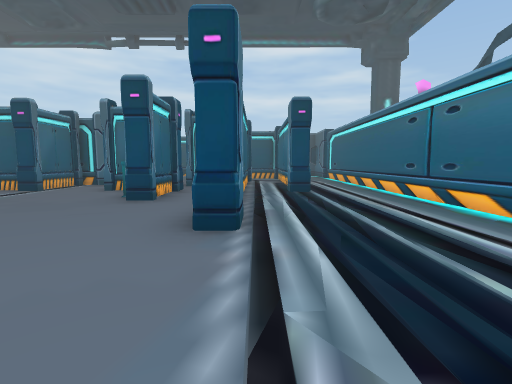
view 1 (above)

21 first-person views from a walk through a Unity game level. The camera is 1.5 m above the floor, tilts 6° down and sees 85° across. The floor is counted in squares, 2 m on a side. Each view is taken from the middle of a square. On the plan, view 1 faces up. The plan holds only what a view shows up to about 10 squares ahead; the rest is blank. The place goes on beyond the plan. The player is left out.

view 2
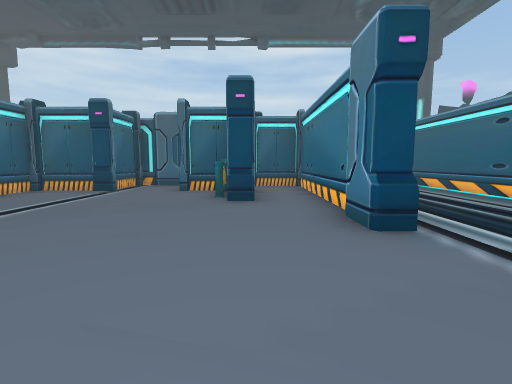

view 3
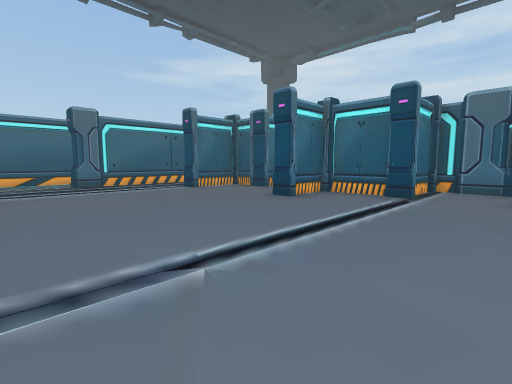

view 4
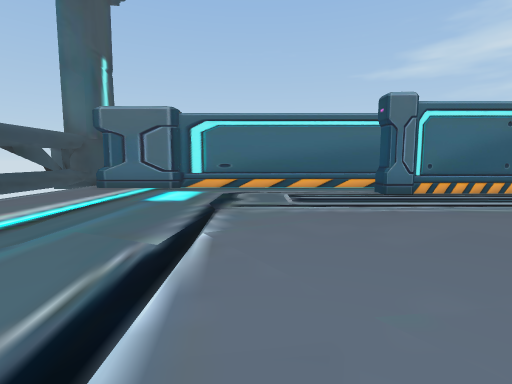

view 5
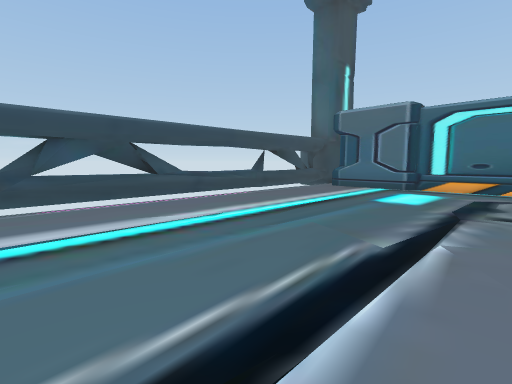

view 6
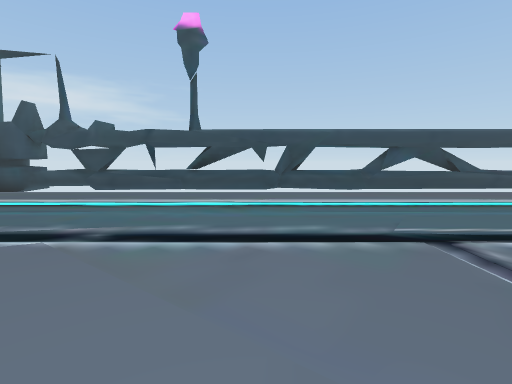

view 7
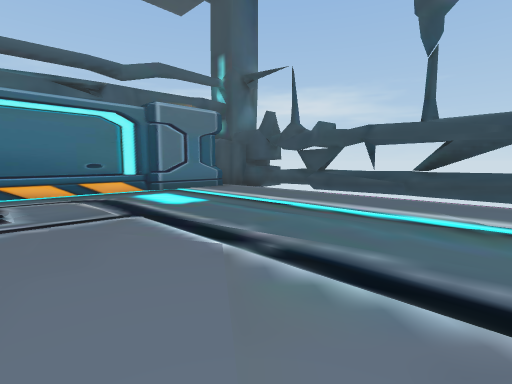

view 8
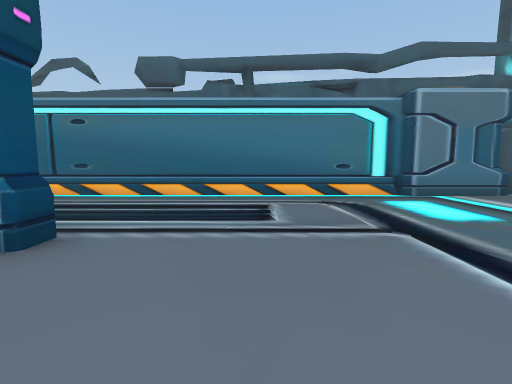

view 9
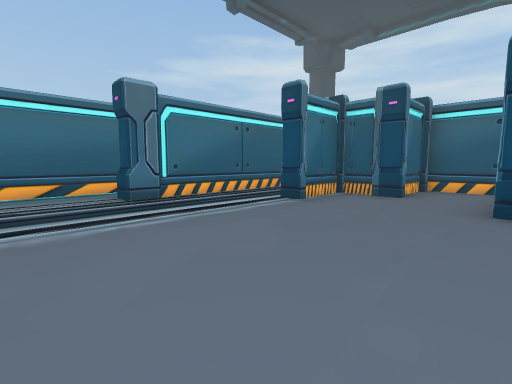

view 10
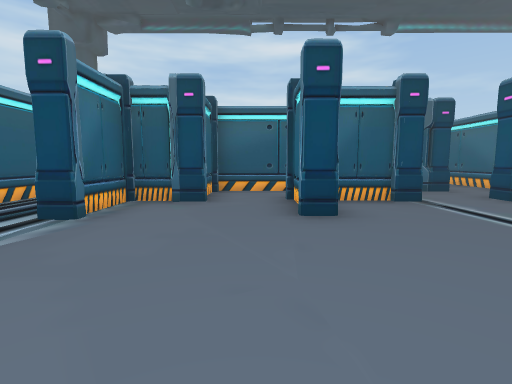

view 11
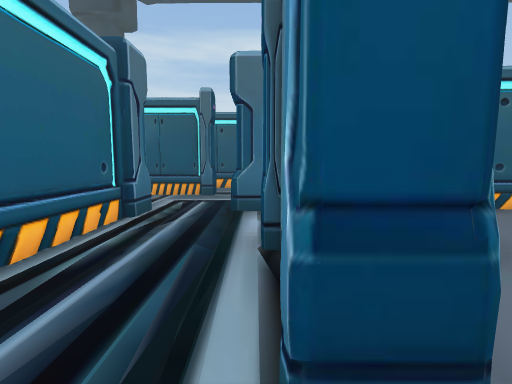

view 12
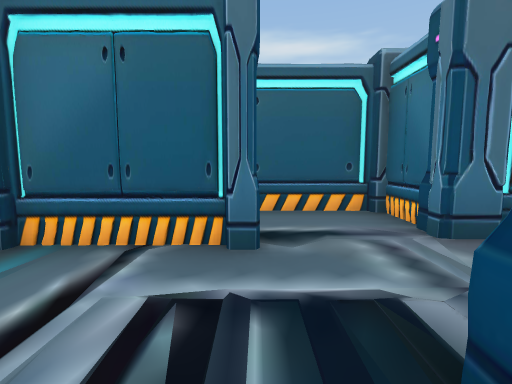

view 13
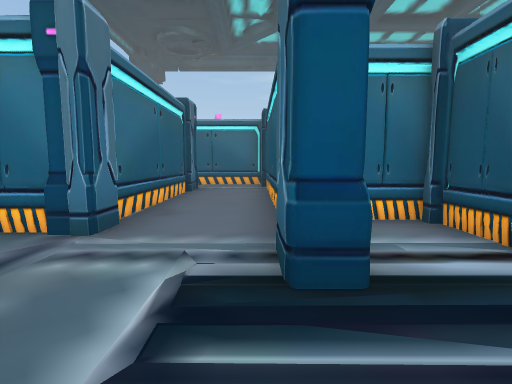

view 14
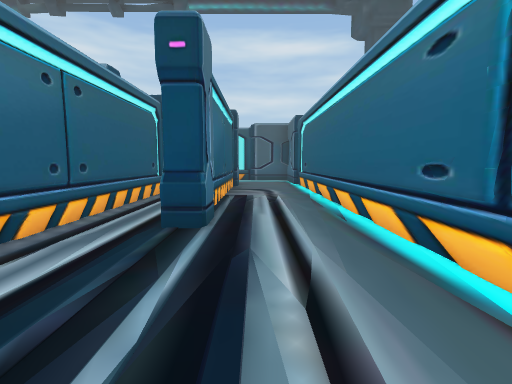

view 15
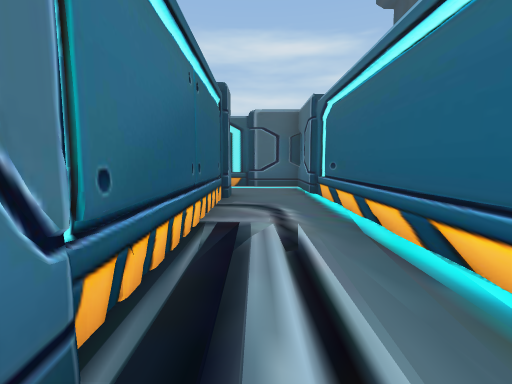

view 16
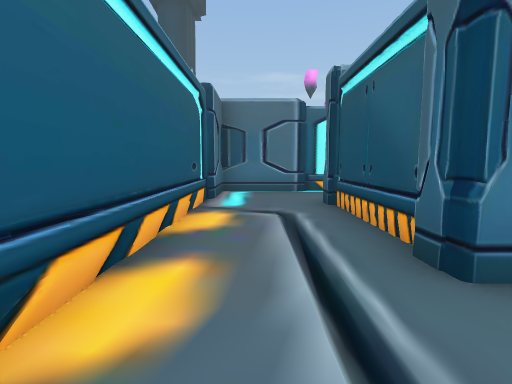

view 17
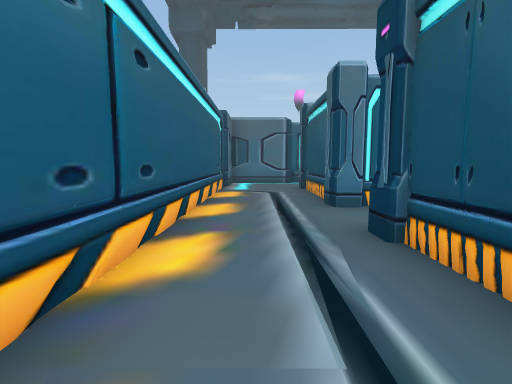

view 18
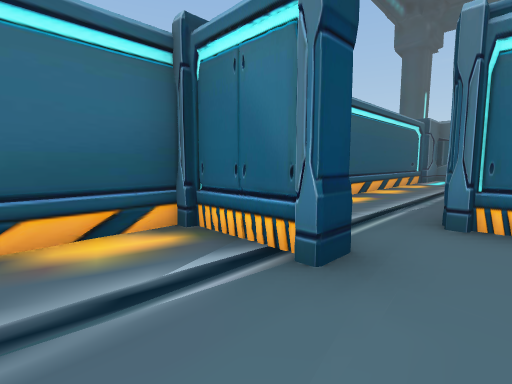

view 19
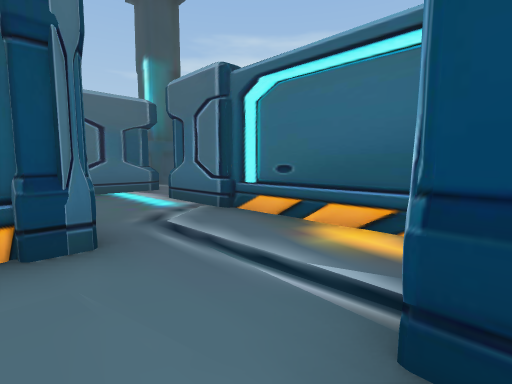

view 20
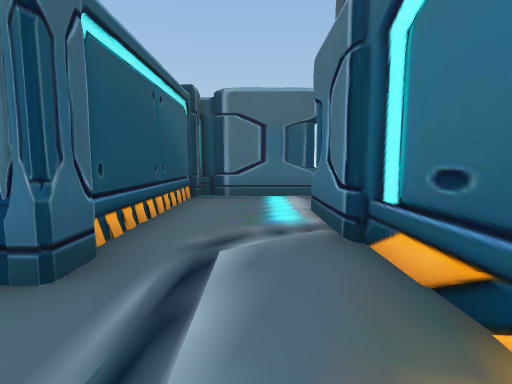

view 21
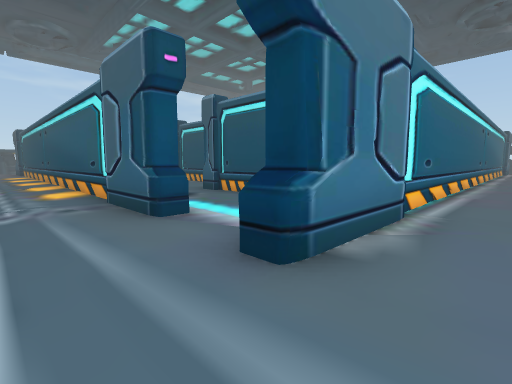

### Floor plan
Key: @ floor where view 1 was taken; # wall or solid block; . floor; / step, stairs or slope; = window, fence, low wall or low ledge; ^ raised ledge.
Columns run from 17 left of view 1 to 4 right of it. Each row starts with its distance up from view 1.
 18 ///////////
 17 ..............
 16 .#..##################
 15 .##......#...........#
 14 ..#####.........###..#
 13 ..#####....###.####..#
 12 ..########## #.# ##..#
 11 ..#.. =======#.####..#
 10 ..#..#########.####..#
  9 ..##...#...#...####..#
  8  .##.###.###.###.##..#
  7  .##.#...#.....#.#...#
  6  .##.#...#.....#.#...#
  5  .##.............#...#
  4   ##.............#...#
  3   ##.................#
  2   #..................#
  1   #..................#
  0   #..............@...#
 -1   #..................#
 -2   #..................#
 -3  ##..................#
 -4  #...................#
 -5  ....................
 -6 ###^^^^###^^#^^#^=#^=#
 -7  #     ######  #    ##

Positions as (right, up) in squares from view 1, and headings:
1: (0, 0), facing up
2: (-2, 0), facing up
3: (-4, 1), facing up-left
4: (-7, 0), facing left
5: (-7, 0), facing down-left
6: (-4, 2), facing down
7: (-4, 1), facing down-right
8: (-3, 1), facing right
9: (-8, 1), facing up-left
10: (-9, 2), facing up
11: (-12, 5), facing up
12: (-13, 9), facing up
13: (-14, 10), facing right
14: (2, 4), facing up
15: (2, 7), facing up
16: (-4, 15), facing right
17: (-7, 15), facing right
18: (-10, 13), facing up-right
19: (-8, 13), facing up-left
20: (-9, 15), facing left
21: (-17, 18), facing down-right
